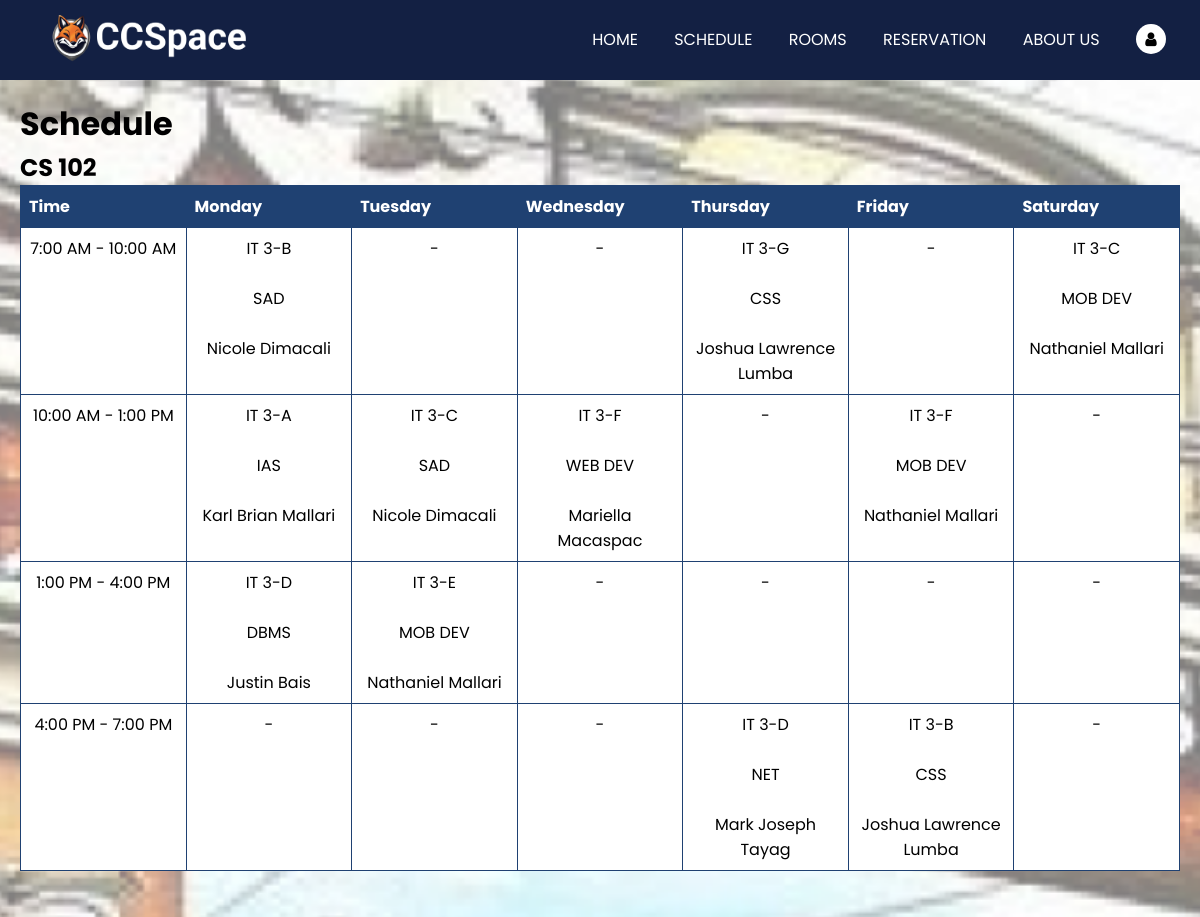
The page /main/schedule.php (signed in, upper part) on the database as committed earlier.
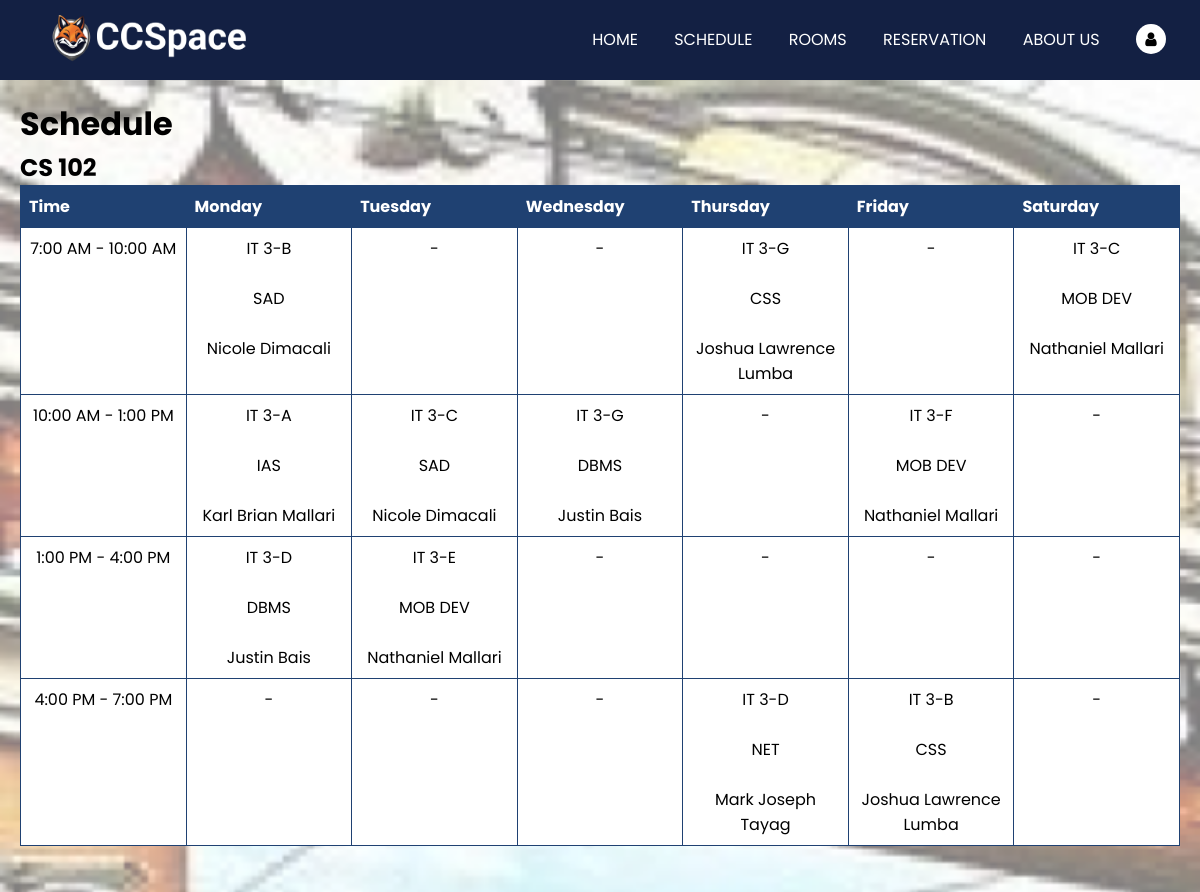
The same page on the database as committed later.
### tables this page shows
CREATE TABLE `ccs_schedule` (
  `schedule_id` int(11) NOT NULL,
  `prof_name` varchar(50) DEFAULT NULL,
  `room` varchar(20) DEFAULT NULL,
  `subject` varchar(20) DEFAULT NULL,
  `section` varchar(20) DEFAULT NULL,
  `sched_day` int(11) DEFAULT NULL,
  `time_start` time DEFAULT NULL,
  `time_end` time DEFAULT NULL
);

### main/schedule.php (the view, shortened to what the changed rows need)
<?php
    require_once '../configuration/dbcon.php';
try{
    if(isset($_SESSION['ccs_id'])){
        $sql = "SELECT * FROM ccs_schedule WHERE room = 'CS 102' AND time_start = '7:00' ORDER BY sched_day ASC";
        $stmt = $pdo->prepare($sql);
        $stmt->execute();
        $csseven = $stmt->fetchAll(PDO::FETCH_ASSOC);
        $sql = "SELECT * FROM ccs_schedule WHERE room = 'CS 102' AND time_start = '10:00' ORDER BY sched_day ASC";
        $stmt = $pdo->prepare($sql);
        $stmt->execute();
        $csten = $stmt->fetchAll(PDO::FETCH_ASSOC);
        $sql = "SELECT * FROM ccs_schedule WHERE room = 'CS 102' AND time_start = '13:00' ORDER BY sched_day ASC";
        $stmt = $pdo->prepare($sql);
        $stmt->execute();
        $csone = $stmt->fetchAll(PDO::FETCH_ASSOC);
        $sql = "SELECT * FROM ccs_schedule WHERE room = 'CS 102' AND time_start = '16:00' ORDER BY sched_day ASC";
        $stmt = $pdo->prepare($sql);
        $stmt->execute();
        $csfour = $stmt->fetchAll(PDO::FETCH_ASSOC);
    }
    else{
        header("Location: ../index.php");
    }
}
catch(PDOException $e){
    $error_log = "Error: " . $e->getMessage();
    echo '<script>alert("' . $error_log . '"); window.location.href = "../index.php";</script>';
    exit();
}
?>
<!DOCTYPE html>
<html lang="en">
<head>
    <link rel="stylesheet" href="https://stackpath.bootstrapcdn.com/font-awesome/4.7.0/css/font-awesome.min.css">
    <link rel="stylesheet" href="../styles/nav-footer.css">
</head>
<body>
        <main>
        <div class="content">
            <div class="title">
                <div class="title-left">
                    <h1>Schedule</h1>
                </div>
            </div>
            <table class="schedule">
                <h2>CS 102</h2>
                <thead>
                    <th>Time</th>
                    <th>Monday</th>
                    <th>Tuesday</th>
                    <th>Wednesday</th>
                    <th>Thursday</th>
                    <th>Friday</th>
                    <th>Saturday</th>
                </thead>
                <tbody>
                <?php
                    $times = array(
                        "7:00 AM - 10:00 AM",
                        "10:00 AM - 1:00 PM",
                        "1:00 PM - 4:00 PM",
                        "4:00 PM - 7:00 PM"
                    );
                    foreach ($times as $time) {
                        echo "<tr>";
                        echo "<td style='width: 100px'><p>{$time}</p></td>";
                        $days = array(1, 2, 3, 4, 5, 6);
                        foreach ($days as $day) {
                            $found = false;
                            if ($time == "7:00 AM - 10:00 AM"){
                                foreach ($csseven as $schedule) {
                                    if ($schedule['sched_day'] == $day) {
                                        $found = true;
                                        break;
                                    }
                                }
                            }
                            elseif ($time == "10:00 AM - 1:00 PM"){
                                foreach ($csten as $schedule) {
                                    if ($schedule['sched_day'] == $day) {
                                        echo "<td><p>{$schedule['section']}</p> <br> <p>{$schedule['subject']}</p> <br> <p>{$schedule['prof_name']}</p></td>";
                                        $found = true;
                                        break;
                                    }
                                }
                            }
                            elseif ($time == "1:00 PM - 4:00 PM"){
                                foreach ($csone as $schedule) {
                                    if ($schedule['sched_day'] == $day) {
                                        $found = true;
                                        break;
                                    }
                                }
                            }
                            elseif ($time == "4:00 PM - 7:00 PM"){
                                foreach ($csfour as $schedule) {
                                    if ($schedule['sched_day'] == $day) {
                                        $found = true;
                                        break;
                                    }
                                }
                            }
                            if (!$found) {
                                echo "<td><p>-</p></td>";
                            }
                        }
                        echo "</tr>";
                    }
                ?>
                </tbody>
            </table>
        </div>
        </main>
</body>
</html>

Rows that differ between the two databases and show on the page:
changed ccs_schedule (number 6 of 11 on the later page): section "IT 3-F" → "IT 3-G"; subject "WEB DEV" → "DBMS"; prof_name "Mariella Macaspac" → "Justin Bais"
